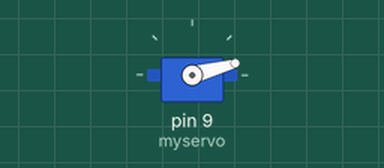
This sketch was run on a simulated Arduino Uno, built with avr-gcc and run on an emulated ATmega328P. On the bench: servo.

Above: at 1.05 s.
At 3.95 s:
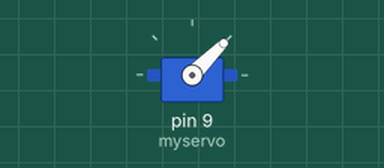
At 8.65 s:
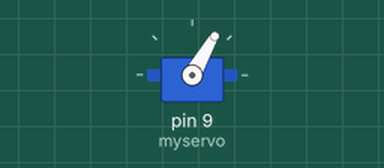
At 16.35 s:
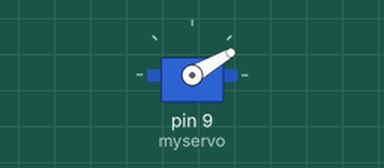
Timing chart, 0 to 21.3 s (numbered marks = the images above):
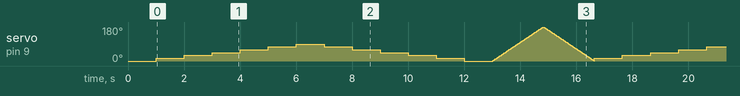

The sketch:

Serve_motor.ino
```cpp
#include <Servo.h>
Servo myservo;//create servo object to control a servo
// you can change pin configuration according to your connection
void setup()
{
  myservo.attach(9);//attachs the servo on pin 9 to servo object
  myservo.write(0);//back to 0 degrees
  delay(1000);//wait for a second
}

void loop()
{
  myservo.write(15);//goes to 15 degrees
  delay(1000);//wait for a second

  myservo.write(30);//goes to 30 degrees
  delay(1000);//wait for a second.33

  myservo.write(45);//goes to 45 degrees
  delay(1000);//wait for a second.33

  myservo.write(60);//goes to 60 degrees
  delay(1000);//wait for a second.33

  myservo.write(75);//goes to 75 degrees
  delay(1000);//wait for a second.33

  myservo.write(90);//goes to 90 degrees
  delay(1000);//wait for a second

  myservo.write(75);//back to 75 degrees
  delay(1000);//wait for a second.33

  myservo.write(60);//back to 60 degrees
  delay(1000);//wait for a second.33

  myservo.write(45);//back to 45 degrees
  delay(1000);//wait for a second.33

  myservo.write(30);//back to 30 degrees
  delay(1000);//wait for a second.33

  myservo.write(15);//back to 15 degrees
  delay(1000);//wait for a second

  myservo.write(0);//back to 0 degrees
  delay(1000);//wait for a second
  for(int num=0;num<=180;num++)
  {
     myservo.write(num);//back to 'num' degrees(0 to 180)
     delay(10);//control servo speed
  }
  for(int num=180;num>=0;num--)
  {
     myservo.write(num);//back to 'num' degrees(180 to 0)
     delay(10);//control servo speed
  }
}
```
